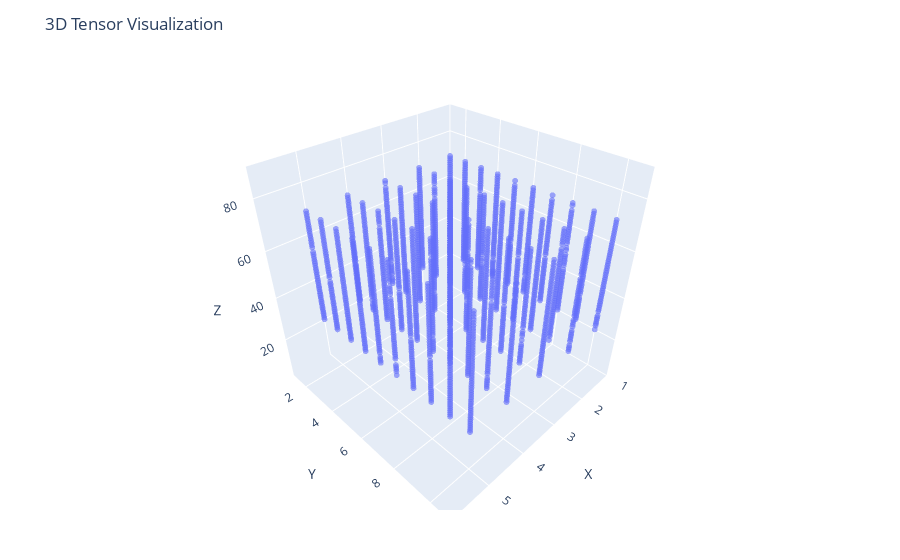

Here is the notebook cell this chart was saved with:
### Code cell
plotTensor(T_tuck.tensor)

### Figure 1 — Plotly figure (JSON) as saved in the notebook; plotly's stock layout.template omitted (floating-point values rounded to 4 significant figures; data arrays with more than 128 entries replaced by an {"elided": "..."} marker saying what was removed)
{"data": [{"marker": {"opacity": 0.6, "size": 2}, "mode": "markers", "type": "scatter3d", "x": {"elided": "2434 int values"}, "y": {"elided": "2434 int values"}, "z": {"elided": "2434 int values"}}], "layout": {"margin": {"b": 50, "l": 50, "r": 50, "t": 60}, "scene": {"aspectmode": "cube", "xaxis": {"range": [1, 6], "title": "X"}, "yaxis": {"range": [1, 11], "title": "Y"}, "zaxis": {"range": [1, 91], "title": "Z"}}, "title": "3D Tensor Visualization"}}
